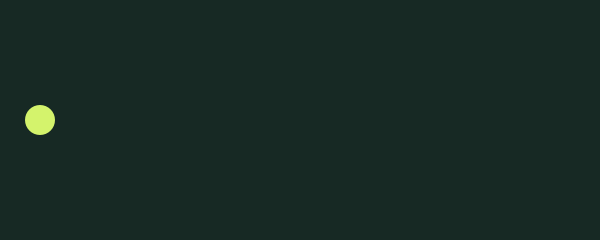
Frame 1 (no input)
Frame 60 (the mouse pressed at the canvas centre just before this capture): identical to frame 1, image omitted
Frame 120 (the mouse held since frame 60 and released just before this capture): identical to frame 1, image omitted

The Processing sketch that drew this single still picture (run headless with seeded random() and noise(); from frame 60 on, the mouse is pressed at the canvas centre):

// Processing sketch: InputStudy
// ── InputStudy.pde
// Original AI-assisted teaching example. Processing Java mode.
// No libraries or assets required. Not yet executed in Processing.
float x = 40;
void setup() {
  size(600, 240);
}
void draw() {
  background(23, 41, 36);
  if (keyPressed) x = x + 2;
  if (x > width + 15) x = -15;
  fill(212, 243, 108);
  noStroke();
  circle(x, height / 2, 30);
}
void keyReleased() {
  if (key == 'r' || key == 'R') x = 40;
}
